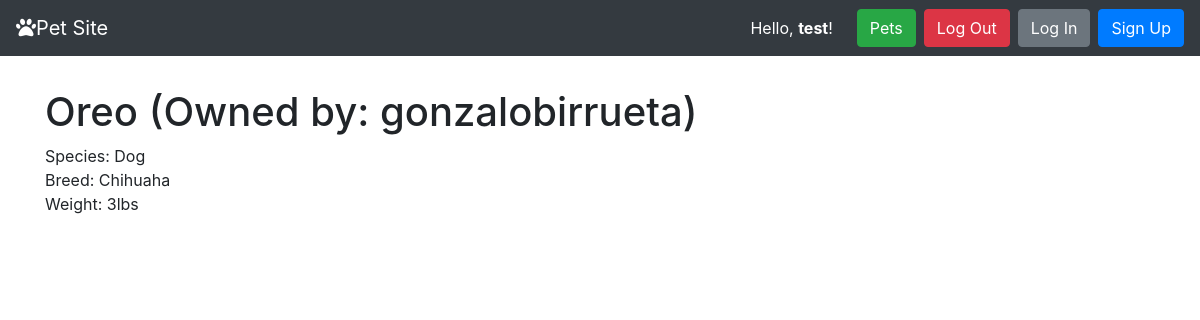
The app's page /pets/1/ (signed in) with its own data.
### pet/models.py (models this page shows, shortened)
class Pet(models.Model):
    pet_name = models.CharField(max_length=100)
    species = models.CharField(max_length=100)
    breed = models.CharField(max_length=100)
    weight_in_pounds = models.IntegerField()
    owner = models.ForeignKey(User, on_delete=models.CASCADE)

### pet/views.py (the view)
# urls.py: path('pets/<int:pet_id>/', PetDetail.as_view(), name='detail'),
class PetDetail(DetailView):
  def get(self, request, pet_id):
      context = {'pet': Pet.objects.get(id=pet_id)}
      return render(request, 'detail.html', context)

### pet/templates/detail.html (shortened to what this page needs)
{% extends 'base.html' %}
{% block content %}
<h1>{{pet.pet_name}} (Owned by: {{pet.owner}})</h1>
<a>Species: {{ pet.species }} </a>
<br>
<a>Breed: {{pet.breed}}</a>
<br>
<a>Weight: {{ pet.weight_in_pounds }}lbs </a>
<br>
{% endblock %}

### pet/templates/base.html (shortened to what this page needs)
<!doctype html>
<html lang="en">
  <head>
    <link rel="stylesheet" href="https://stackpath.bootstrapcdn.com/bootstrap/4.3.1/css/bootstrap.min.css"
>
  </head>
  <body>
    <nav class="navbar navbar-expand-md navbar-dark bg-dark">
      <a class="navbar-brand" href="{% url 'home' %}"><i class="fa fa-paw"></i>Pet Site</a>
      <form class="form-inline ml-auto">
        <div class="text-white">Hello, <strong>{{user}}</strong>!</div>
        {% if user.is_authenticated %}
          <a href="{% url 'pets-list' %}" class="btn btn-success ml-4">Pets</a>
          <a href="{% url 'logout' %}" class="btn btn-danger ml-2">Log Out</a>
        {% endif %}
        <a href="{% url 'login' %}" class="btn btn-secondary ml-2">Log In</a>
        <a href="{% url 'signup' %}" class="btn btn-primary ml-2">Sign Up</a>
      </form>
    </nav>
    <main role="main" class="container" style="margin-top: 4vh;">
      {% block content %}{% endblock %}
    </main>
  </body>

### records on screen
Pet: pet_name "Oreo", owner "gonzalobirrueta", species "Dog", breed "Chihuaha", weight_in_pounds "3"

### other values on screen
{{ user }} "test"
